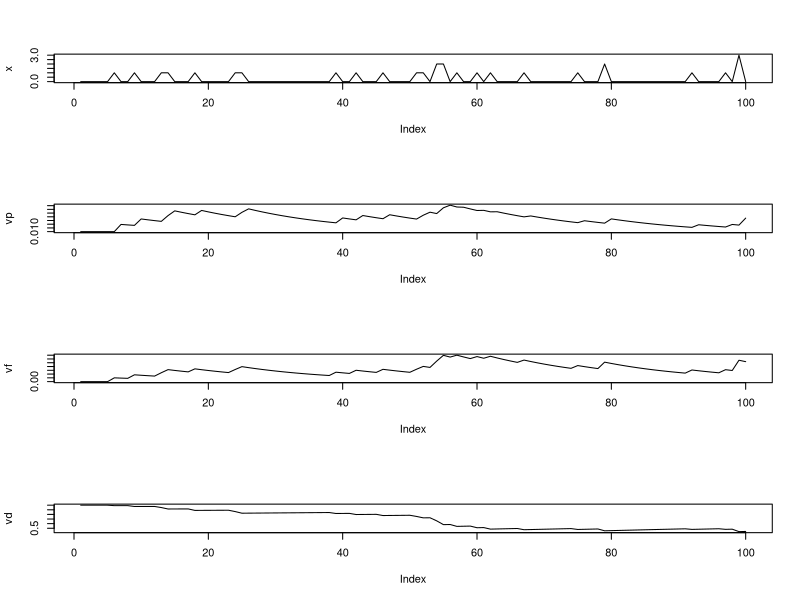

This figure's R source:
plotl = function(...) plot(..., type="l")

U = 0.01
D = 150.0
F = 15.0

dt = 1.0

f = 0
d = 1.0


T = 100.0
Tsize = T/dt

#x = rep(0, Tsize)
#x[1] = 1.0
x = rpois(Tsize, 0.2)

vd = c()
vf = c()
vp = c()
for (ti in 1:Tsize) {
    p = (f * (1.0 - U) + U) * d
    df = - f/F + U * (1.0 - f) * x[ti]
    dd = (1.0 - d)/D - p * x[ti]
    
    
    d = d + dt * dd
    f = f + dt * df
    
    vd = c(vd, d)
    vf = c(vf, f)
    vp = c(vp, p)
    
    cat(ti, "\n")
}

par(mfrow=c(4,1))
plotl(x)
plotl(vp)
plotl(vf)
plotl(vd)

